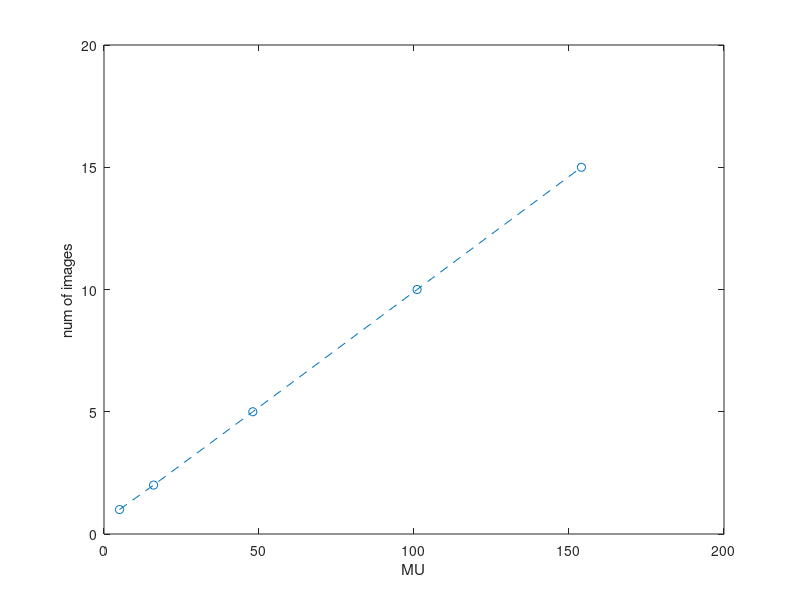

This chart was generated by the following MATLAB code:
% to correct for frame loss at the end of beam delivery
close all; clc
clear MU_comm num_im interp delta lost_MU num_images corr_factor_frame_loss

% 0. Temp
MU=100
UnitStr='Unit09'
EnergyStr='06X'
nCINEfiles=10

% 1. DATA

% 21*28 field, 20cm of SW + 0.6 from couch, centered, 600RR

% these are the lowest MUs which made the corresponding number of images
if UnitStr=='Unit09'    
    if EnergyStr=='06X'
        MU_comm=[5 16 48 101 154]'; % f/s=7.5, f/i=8, 2015_05_12
        num_im=[1 2 5 10 15]'; % f/s=7.5, f/i=8, 2015_05_12
    elseif EnergyStr=='15X'
        MU_comm=[5 10 47 103 155]'; % f/s=xxx, f/i=4, 2015_05_12
        num_im=[1 2 9 20 30]'; % f/s=xxx, f/i=4, 2015_05_12
    end
elseif UnitStr=='Unit10'
    if EnergyStr=='06X'
        MU_comm=[]';
        num_im=[]';
    elseif EnergyStr=='15X'
        MU_15X=[]';
        num_im_15X=[]';
    end
end

% 2. ANALYSIS

figure; plot(MU_comm,num_im,'o--'); xlabel('MU'); ylabel('num of images');

interp(:,1)=ceil(interp1(num_im,MU_comm,[1:max(num_im)]'));
interp(:,2)=[1:max(num_im)]'

for n=1:size(interp,1)-1
    delta(n)=interp(n+1,1)-interp(n,1);
end
delta=mean(delta)

lost_MU=MU-max(interp(interp(:,1)<=MU))

num_images=floor(interp1(MU_comm,num_im,MU))

if num_images~=nCINEfiles
    sprintf('WARNING: frame drop correction is likely inaccurate (predicted image count does not agree with actual number of cine images)')
elseif num_images==nCINEfiles
    sprintf('Frame drop correction agrees with number of cine images')
end

corr_factor_frame_loss=1+lost_MU/delta/num_images

clear MU_comm num_im interp delta lost_MU num_images 

